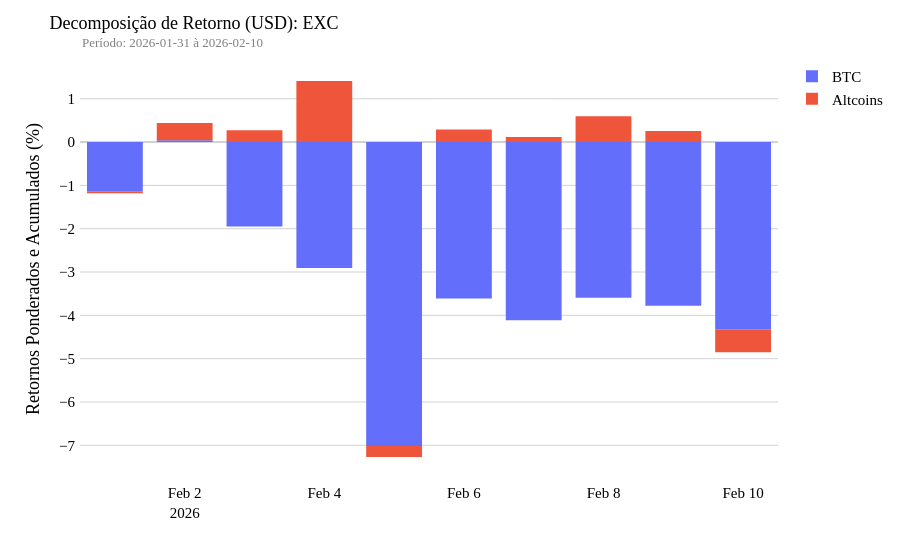
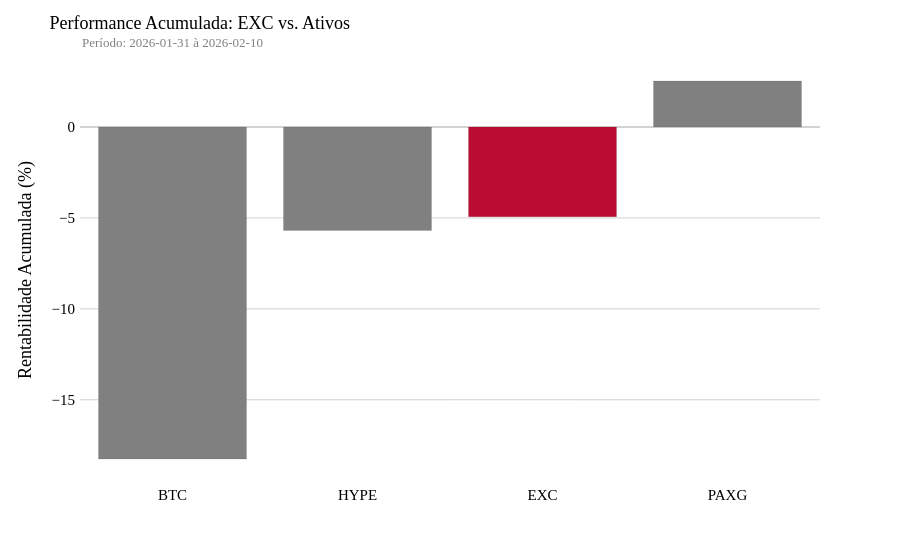
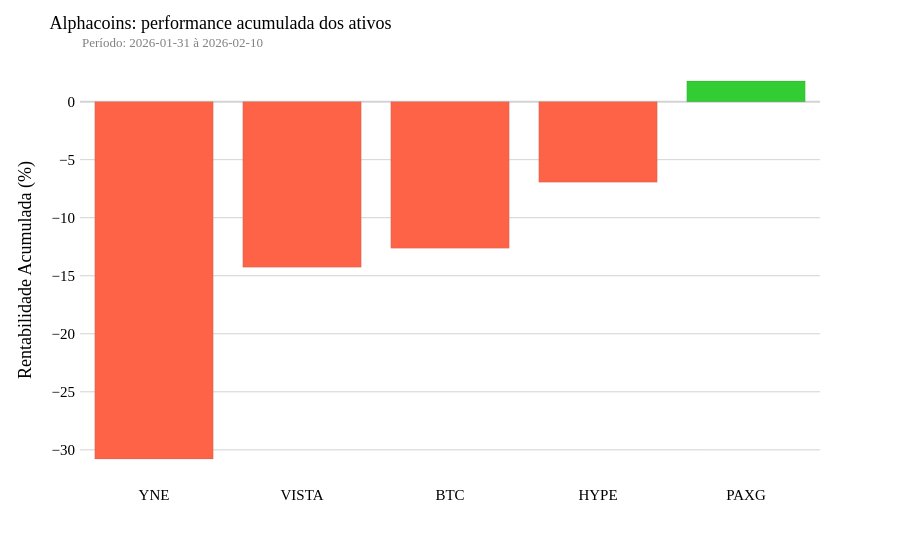
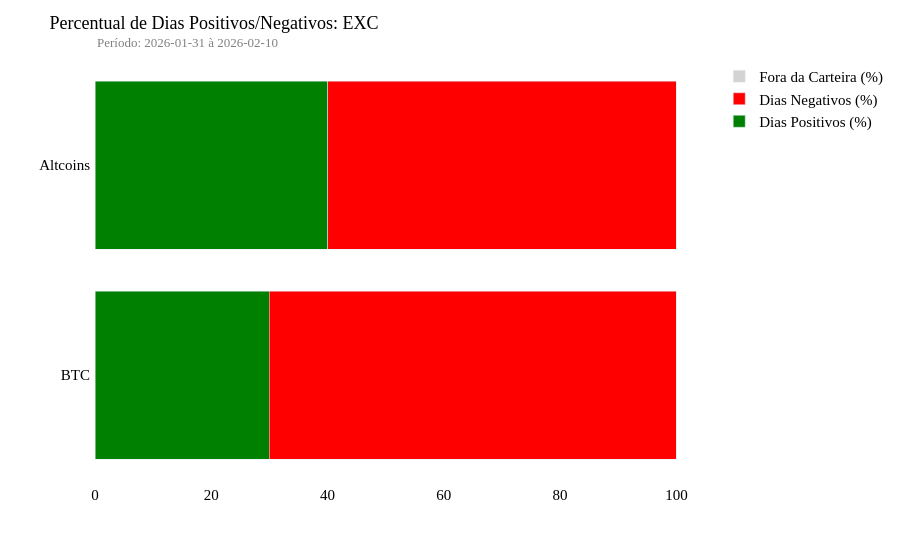

Notebook code cell kept with these figures, in order:
### Markdown cell above
## High beta

### Code cell
#inicio = '2023-11-30'
#fim = '2023-12-18'



plot_decomposicao(inicio, fim, exc, segmentar=True, acumular=True)
plot_carteira_vs_ativos(inicio, fim, exc)
plot_ativos(inicio,fim,ac)
plot_dias_pos_neg(inicio, fim, exc, segmentar=True)

### Figure 1 — Plotly figure (JSON) as saved in the notebook; plotly's stock layout.template omitted (floating-point values rounded to 4 significant figures)
{"data": [{"hoverinfo": "y", "hoverlabel": {"bgcolor": "white", "font": {"family": "Georgia", "size": 12}}, "hovertemplate": "<b>BTC</b>: %{y:.4f}%<extra></extra>", "marker": {"line": {"width": 0}}, "name": "BTC", "showlegend": true, "type": "bar", "x": ["2026-02-01T00:00:00.000000", "2026-02-02T00:00:00.000000", "2026-02-03T00:00:00.000000", "2026-02-04T00:00:00.000000", "2026-02-05T00:00:00.000000", "2026-02-06T00:00:00.000000", "2026-02-07T00:00:00.000000", "2026-02-08T00:00:00.000000", "2026-02-09T00:00:00.000000", "2026-02-10T00:00:00.000000"], "y": [-1.136, 0.04006, -1.947, -2.906, -7.014, -3.609, -4.113, -3.596, -3.778, -4.321]}, {"hoverinfo": "y", "hoverlabel": {"bgcolor": "white", "font": {"family": "Georgia", "size": 12}}, "hovertemplate": "<b>Altcoins</b>: %{y:.4f}%<extra></extra>", "marker": {"line": {"width": 0}}, "name": "Altcoins", "showlegend": true, "type": "bar", "x": ["2026-02-01T00:00:00.000000", "2026-02-02T00:00:00.000000", "2026-02-03T00:00:00.000000", "2026-02-04T00:00:00.000000", "2026-02-05T00:00:00.000000", "2026-02-06T00:00:00.000000", "2026-02-07T00:00:00.000000", "2026-02-08T00:00:00.000000", "2026-02-09T00:00:00.000000", "2026-02-10T00:00:00.000000"], "y": [-0.04445, 0.4006, 0.2744, 1.413, -0.2591, 0.2912, 0.1156, 0.5939, 0.257, -0.5344]}], "layout": {"annotations": [{"font": {"color": "gray", "family": "Georgia", "size": 13}, "showarrow": false, "text": "Período: 2026-01-31 à 2026-02-10", "x": 5e-07, "xref": "paper", "y": 1.065, "yref": "paper"}], "barmode": "relative", "font": {"color": "black", "family": "Georgia", "size": 15}, "margin": {"t": 60}, "plot_bgcolor": "white", "title": {"font": {"color": "black", "family": "Georgia", "size": 18}, "text": "Decomposição de Retorno (USD): EXC", "x": 0.055, "y": 0.97}, "xaxis": {"linecolor": "white", "linewidth": 2, "showgrid": false, "showline": true, "title": {"text": ""}}, "yaxis": {"gridcolor": "lightgray", "linecolor": "white", "linewidth": 2, "showgrid": true, "showline": true, "title": {"text": "Retornos Ponderados e Acumulados (%)"}, "zerolinecolor": "lightgray"}}}

### Figure 2 — Plotly figure (JSON) as saved in the notebook; plotly's stock layout.template omitted (floating-point values rounded to 4 significant figures)
{"data": [{"hoverinfo": "y", "hoverlabel": {"bgcolor": "white", "font": {"family": "Georgia", "size": 12}}, "hovertemplate": "<b>%{x}</b>: %{y:.2f}%<extra></extra>", "marker": {"color": ["gray", "gray", "rgb(187,13,49)", "gray"], "line": {"color": "rgb(0,0,0,0)", "width": 0.1}}, "showlegend": false, "type": "bar", "x": ["BTC", "HYPE", "EXC", "PAXG"], "y": [-18.26, -5.693, -4.937, 2.531]}], "layout": {"annotations": [{"font": {"color": "gray", "family": "Georgia", "size": 13}, "showarrow": false, "text": "Período: 2026-01-31 à 2026-02-10", "x": 5e-07, "xref": "paper", "y": 1.065, "yref": "paper"}], "font": {"color": "black", "family": "Georgia", "size": 15}, "margin": {"t": 60}, "plot_bgcolor": "white", "title": {"font": {"color": "black", "family": "Georgia", "size": 18}, "text": "Performance Acumulada: EXC vs. Ativos", "x": 0.055, "y": 0.97}, "xaxis": {"linecolor": "white", "linewidth": 2, "showgrid": false, "showline": true, "title": {"text": ""}}, "yaxis": {"gridcolor": "lightgray", "linecolor": "white", "linewidth": 2, "showgrid": true, "showline": true, "title": {"text": "Rentabilidade Acumulada (%)"}, "zerolinecolor": "lightgray"}}}

### Figure 3 — Plotly figure (JSON) as saved in the notebook; plotly's stock layout.template omitted (floating-point values rounded to 4 significant figures)
{"data": [{"hoverinfo": "y", "hoverlabel": {"bgcolor": "white", "font": {"family": "Georgia", "size": 12}}, "hovertemplate": "<b>%{x}</b>: %{y:.2f}%<extra></extra>", "marker": {"color": ["rgb(255, 99, 71)", "rgb(255, 99, 71)", "rgb(255, 99, 71)", "rgb(255, 99, 71)", "rgb(50, 205, 50)"], "line": {"color": "rgb(0,0,0,0)", "width": 0.1}}, "showlegend": false, "type": "bar", "x": ["YNE", "VISTA", "BTC", "HYPE", "PAXG"], "y": [-30.79, -14.27, -12.63, -6.936, 1.778]}], "layout": {"annotations": [{"font": {"color": "gray", "family": "Georgia", "size": 13}, "showarrow": false, "text": "Período: 2026-01-31 à 2026-02-10", "x": 5e-07, "xref": "paper", "y": 1.065, "yref": "paper"}], "font": {"color": "black", "family": "Georgia", "size": 15}, "margin": {"t": 60}, "plot_bgcolor": "white", "title": {"font": {"color": "black", "family": "Georgia", "size": 18}, "text": "Alphacoins: performance acumulada dos ativos", "x": 0.055, "y": 0.97}, "xaxis": {"linecolor": "white", "linewidth": 2, "showgrid": false, "showline": true, "title": {"text": ""}}, "yaxis": {"gridcolor": "lightgray", "linecolor": "white", "linewidth": 2, "showgrid": true, "showline": true, "title": {"text": "Rentabilidade Acumulada (%)"}, "zerolinecolor": "lightgray"}}}

### Figure 4 — Plotly figure (JSON) as saved in the notebook; plotly's stock layout.template omitted (floating-point values rounded to 4 significant figures)
{"data": [{"hovertemplate": "<b>%{y}</b>: %{x: .2f}%<extra></extra>", "marker": {"color": "green"}, "name": "Dias Positivos (%)", "orientation": "h", "type": "bar", "x": [30, 40], "y": ["BTC", "Altcoins"]}, {"hovertemplate": "<b>%{y}</b>: %{x: .2f}%<extra></extra>", "marker": {"color": "red"}, "name": "Dias Negativos (%)", "orientation": "h", "type": "bar", "x": [70, 60], "y": ["BTC", "Altcoins"]}, {"hovertemplate": "<b>%{y}</b>: %{x: .0f}%<extra></extra>", "marker": {"color": "lightgray"}, "name": "Fora da Carteira (%)", "orientation": "h", "type": "bar", "x": [0, 0], "y": ["BTC", "Altcoins"]}], "layout": {"annotations": [{"font": {"color": "gray", "family": "Georgia", "size": 13}, "showarrow": false, "text": "Período: 2026-01-31 à 2026-02-10", "x": 5e-07, "xref": "paper", "y": 1.065, "yref": "paper"}], "barmode": "stack", "font": {"color": "black", "family": "Georgia", "size": 15}, "margin": {"t": 60}, "plot_bgcolor": "white", "title": {"font": {"color": "black", "family": "Georgia", "size": 18}, "text": "Percentual de Dias Positivos/Negativos: EXC", "x": 0.055, "y": 0.97}, "xaxis": {"linecolor": "white", "linewidth": 2, "showgrid": true, "showline": true, "title": {"text": ""}}, "yaxis": {"gridcolor": "lightgray", "linecolor": "white", "linewidth": 2, "showgrid": false, "showline": true, "title": {"text": ""}, "zerolinecolor": "lightgray"}}}
